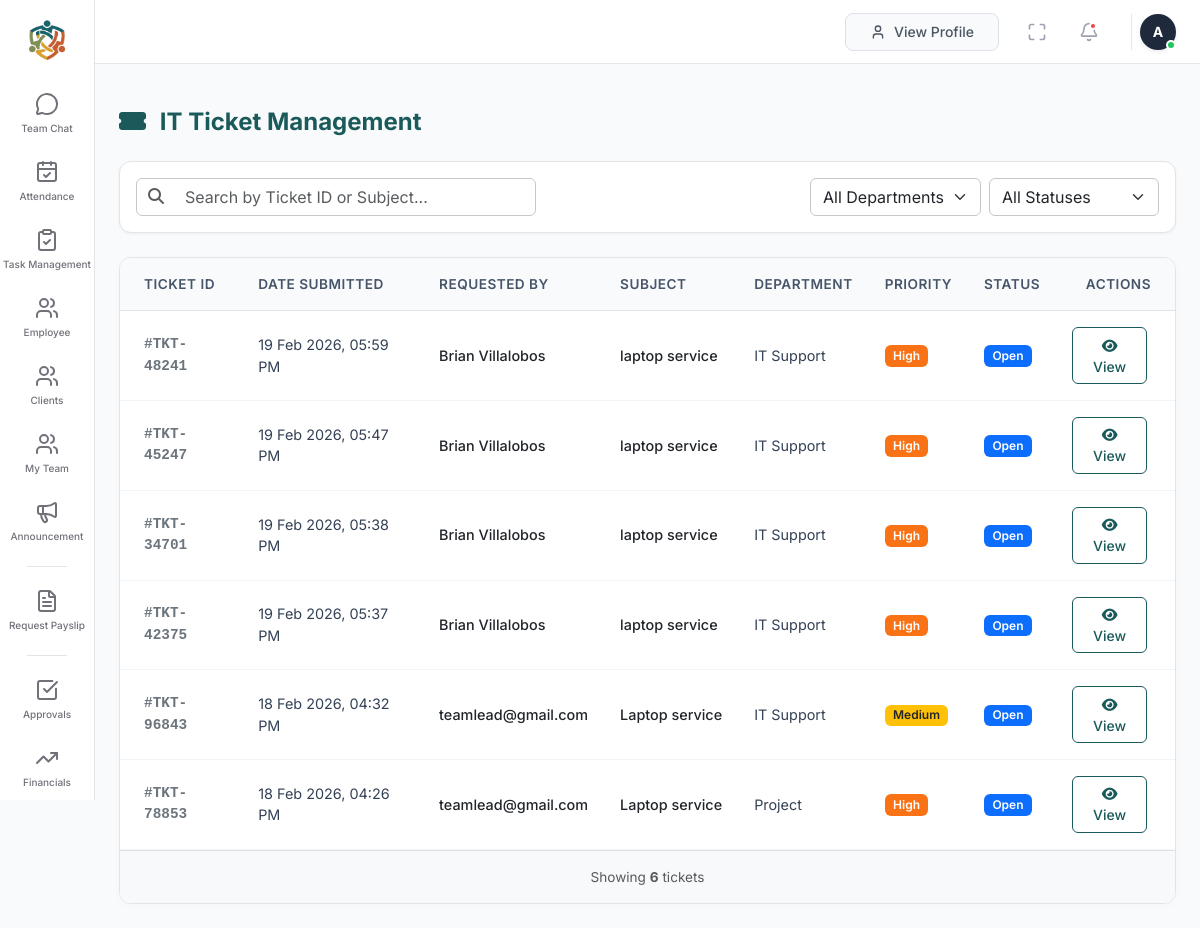
The app's page /ITadmin/manage_tickets.php (signed in) with its own data.
### tables this page shows
CREATE TABLE `tickets` (
  `id` int(11) NOT NULL,
  `user_id` int(11) NOT NULL,
  `ticket_code` varchar(20) NOT NULL,
  `subject` varchar(255) NOT NULL,
  `priority` enum('High','Medium','Low') NOT NULL,
  `department` varchar(50) NOT NULL,
  `cc_email` varchar(100) DEFAULT NULL,
  `description` text NOT NULL,
  `attachment` varchar(255) DEFAULT NULL,
  `status` enum('Open','In Progress','Resolved','Closed') DEFAULT 'Open',
  `created_at` timestamp NULL DEFAULT current_timestamp()
);

### ITadmin/manage_tickets.php (the view, shortened to what this page needs)
<?php
$tickets = [];
$query = "SELECT t.*, COALESCE(ep.full_name, u.username, 'Unknown User') as requester_name
          FROM tickets t
          LEFT JOIN users u ON t.user_id = u.id
          LEFT JOIN employee_profiles ep ON u.id = ep.user_id
          ORDER BY t.created_at DESC";
$result = $conn->query($query);
if ($result) {
    while ($row = $result->fetch_assoc()) {
        $tickets[] = $row;
    }
}
function getPriorityBadge($priority) {
    switch (strtolower($priority)) {
        case 'medium': return 'bg-warning text-dark';
        case 'high': return 'bg-orange text-white';
    }
}
function getStatusBadge($status) {
    switch (strtolower($status)) {
        case 'open': return 'bg-primary text-white';
    }
}
?>
<!DOCTYPE html>
<html lang="en">
<head>
    <link href="https://cdn.jsdelivr.net/npm/bootstrap@5.3.0/dist/css/bootstrap.min.css" rel="stylesheet">
    <link rel="stylesheet" href="https://cdnjs.cloudflare.com/ajax/libs/font-awesome/6.4.0/css/all.min.css">
</head>
<body>
    <div class="main-content" id="mainContent">
        <div class="container-fluid p-4">
            <div class="d-flex justify-content-between align-items-center mb-4 flex-wrap gap-3">
                <h3 class="page-title mb-0">
                    <i class="fas fa-ticket-alt me-2"></i> IT Ticket Management
                </h3>
            </div>
            <div class="filter-section d-flex flex-wrap gap-3 align-items-center justify-content-between">
                <div class="position-relative" style="min-width: 250px; flex-grow: 1; max-width: 400px;">
                    <i class="fa fa-search position-absolute text-muted" style="top: 10px; left: 12px;"></i>
                    <input type="text" id="searchTicket" class="form-control ps-5 shadow-none border-secondary-subtle" placeholder="Search by Ticket ID or Subject..." onkeyup="filterTickets()">
                </div>
                <div class="d-flex gap-2 flex-wrap">
                    <select id="filterCategory" class="form-select shadow-none border-secondary-subtle w-auto" onchange="filterTickets()">
                        <option value="All">All Departments</option>
                    </select>
                    <select id="filterStatus" class="form-select shadow-none border-secondary-subtle w-auto" onchange="filterTickets()">
                        <option value="All">All Statuses</option>
                    </select>
                </div>
            </div>
            <div class="table-card">
                <div class="table-responsive">
                    <table class="table mb-0" id="ticketsTable">
                        <thead>
                            <tr>
                                <th class="ps-4">Ticket ID</th>
                                <th>Date Submitted</th>
                                <th>Requested By</th>
                                <th>Subject</th>
                                <th>Department</th>
                                <th>Priority</th>
                                <th>Status</th>
                                <th class="text-end pe-4">Actions</th>
                            </tr>
                        </thead>
                        <tbody>
                            <?php if (empty($tickets)): ?>
                                <tr>
                                    <td colspan="8" class="text-center text-muted py-5">
                                        <i class="fas fa-inbox fa-2x mb-3 text-secondary opacity-50"></i>
                                        <p class="mb-0">No tickets found in the system.</p>
                                    </td>
                                </tr>
                            <?php else: ?>
                                <?php foreach ($tickets as $ticket): ?>
                                    <tr class="ticket-row"
                                        data-category="<?php echo htmlspecialchars($ticket['department']); ?>"
                                        data-status="<?php echo htmlspecialchars($ticket['status']); ?>">
                                        <td class="ps-4 fw-bold text-secondary font-monospace ticket-id">
                                            #<?php echo htmlspecialchars($ticket['ticket_code']); ?>
                                        </td>
                                        <td><?php echo date('d M Y, h:i A', strtotime($ticket['created_at'])); ?></td>
                                        <td class="fw-medium text-dark"><?php echo htmlspecialchars($ticket['requester_name']); ?></td>
                                        <td class="ticket-subject fw-medium text-dark" style="max-width: 250px; white-space: nowrap; overflow: hidden; text-overflow: ellipsis;" title="<?php echo htmlspecialchars($ticket['subject']); ?>">
                                            <?php echo htmlspecialchars($ticket['subject']); ?>
                                        </td>
                                        <td><?php echo htmlspecialchars($ticket['department']); ?></td>
                                        <td>
                                            <span class="badge <?php echo getPriorityBadge($ticket['priority']); ?>">
                                                <?php echo htmlspecialchars($ticket['priority']); ?>
                                            </span>
                                        </td>
                                        <td>
                                            <span class="badge <?php echo getStatusBadge($ticket['status']); ?>">
                                                <?php echo htmlspecialchars($ticket['status']); ?>
                                            </span>
                                        </td>
                                        <td class="text-end pe-4">
                                            <a href="view_ticket_details.php?id=<?php echo $ticket['id']; ?>" class="btn btn-sm btn-outline-brand me-1" title="View Details">
                                                <i class="fas fa-eye"></i> View
                                            </a>
                                        </td>
                                    </tr>
                                <?php endforeach; ?>
                            <?php endif; ?>
                        </tbody>
                    </table>
                </div>
                <div class="bg-light text-muted text-center py-3 border-top" style="font-size: 0.85rem;">
                    Showing <span id="visibleCount" class="fw-bold"><?php echo count($tickets); ?></span> tickets
                </div>
            </div>
        </div>
    </div>
</body>
</html>

### ITadmin/manage_tickets.php (style rules this page uses)
:root { --primary-color: #1b5a5a; --primary-light: #267a7a; --bg-light: #f8fafc; --text-main: #1e293b; --border-color: #e2e8f0; --sidebar-width: 95px; }
body { background-color: var(--bg-light); font-family: 'Inter', sans-serif; margin: 0; padding: 0; color: var(--text-main); overflow-x: hidden; }
.main-content { margin-left: var(--sidebar-width); width: calc(100% - var(--sidebar-width)); min-height: 100vh; display: flex; flex-direction: column; transition: margin-left 0.3s ease, width 0.3s ease; }
.page-title { color: var(--primary-color); font-weight: 700; font-size: 1.5rem; }
.filter-section { background: white; padding: 1rem; border-radius: 12px; box-shadow: 0 1px 3px rgba(0,0,0,0.05); border: 1px solid var(--border-color); margin-bottom: 1.5rem; }
.table-card { background: white; border: 1px solid var(--border-color); border-radius: 12px; box-shadow: 0 2px 10px rgba(0,0,0,0.02); overflow: hidden; }
.table { margin-bottom: 0; }
.table th { background-color: #f8fafc; font-weight: 600; color: #475569; font-size: 0.85rem; text-transform: uppercase; letter-spacing: 0.5px; padding: 1rem; border-bottom: 1px solid var(--border-color); white-space: nowrap; }
.table td { padding: 1rem; font-size: 0.9rem; vertical-align: middle; border-bottom: 1px solid #f1f5f9; color: #334155; }
.btn-outline-brand { border: 1px solid var(--primary-color); color: var(--primary-color); background: transparent; font-weight: 500; padding: 0.4rem 0.8rem; border-radius: 6px; transition: 0.2s; }
.bg-orange { background-color: #f97316; }
.badge { padding: 0.4em 0.7em; font-weight: 600; border-radius: 6px; font-size: 0.75rem; }

### sidebars.php (style rules this page uses)
:root { --primary-sidebar-width: 95px; --secondary-sidebar-width: 220px; --active-bg: #f4f4f5; --border-color: #e4e4e7; --text-muted: #71717a; }

### records on screen
tickets: ticket_code "TKT-48241", created_at "19 Feb 2026, 05:59 PM", requester_name "Brian Villalobos", subject "laptop service", department "IT Support", priority "High", status "Open"
tickets: ticket_code "TKT-45247", created_at "19 Feb 2026, 05:47 PM", requester_name "Brian Villalobos", subject "laptop service", department "IT Support", priority "High", status "Open"
tickets: ticket_code "TKT-34701", created_at "19 Feb 2026, 05:38 PM", requester_name "Brian Villalobos", subject "laptop service", department "IT Support", priority "High", status "Open"
tickets: ticket_code "TKT-42375", created_at "19 Feb 2026, 05:37 PM", requester_name "Brian Villalobos", subject "laptop service", department "IT Support", priority "High", status "Open"
tickets: ticket_code "TKT-96843", created_at "18 Feb 2026, 04:32 PM", requester_name "teamlead@gmail.com", subject "Laptop service", department "IT Support", priority "Medium", status "Open"
tickets: ticket_code "TKT-78853", created_at "18 Feb 2026, 04:26 PM", requester_name "teamlead@gmail.com", subject "Laptop service", department "Project", priority "High", status "Open"

### other values on screen
$item['name'] "Team Chat"
$item['name'] "Attendance"
$item['name'] "Task Management"
$item['name'] "Employee"
$item['name'] "Clients"
$item['name'] "My Team"
$item['name'] "Announcement"
$item['name'] "Request Payslip"
$item['name'] "Approvals"
$item['name'] "Financials"
substr($display_name, 0, 1) "A"
count($tickets) "6"
